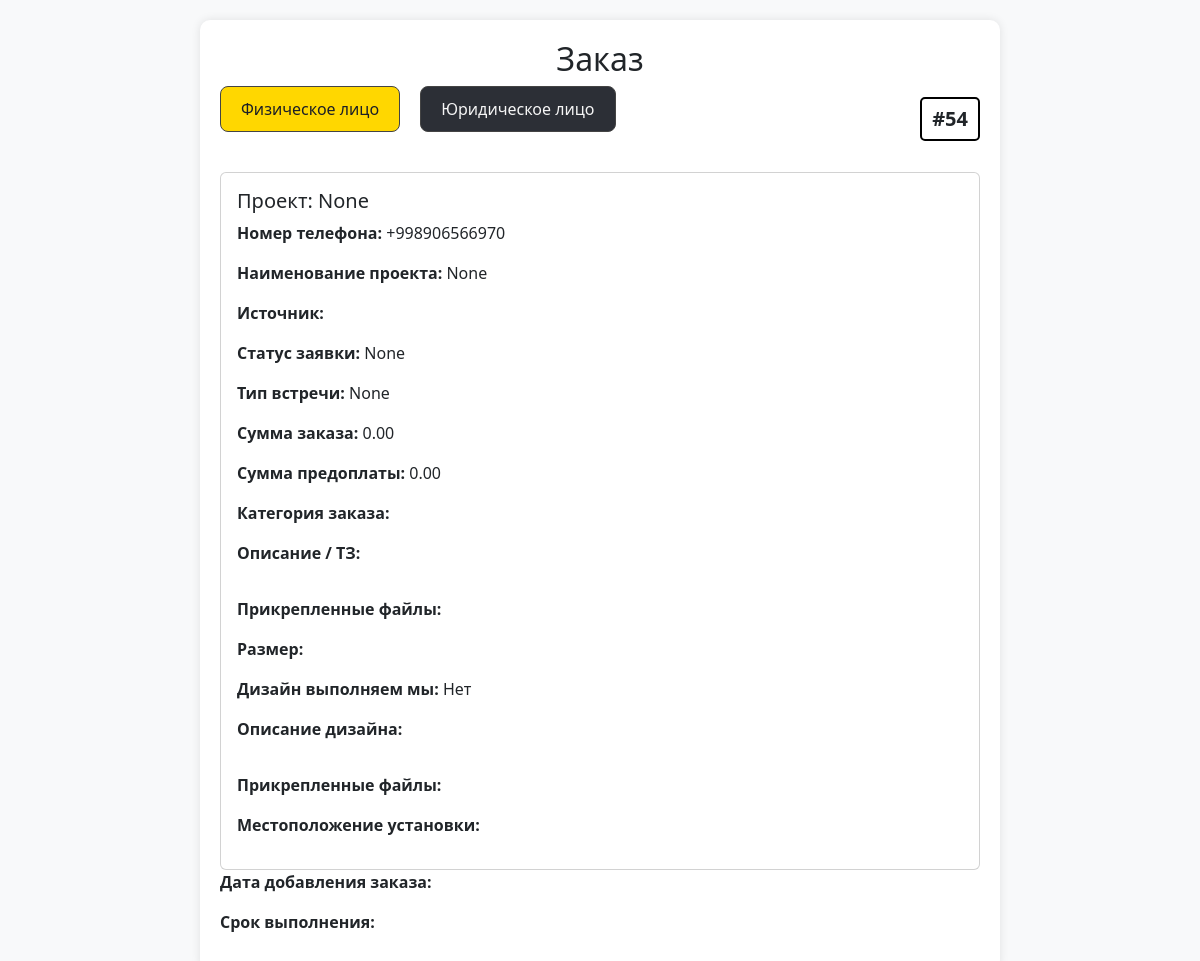
/order/54 (signed in), run on an earlier commit of the app's database.
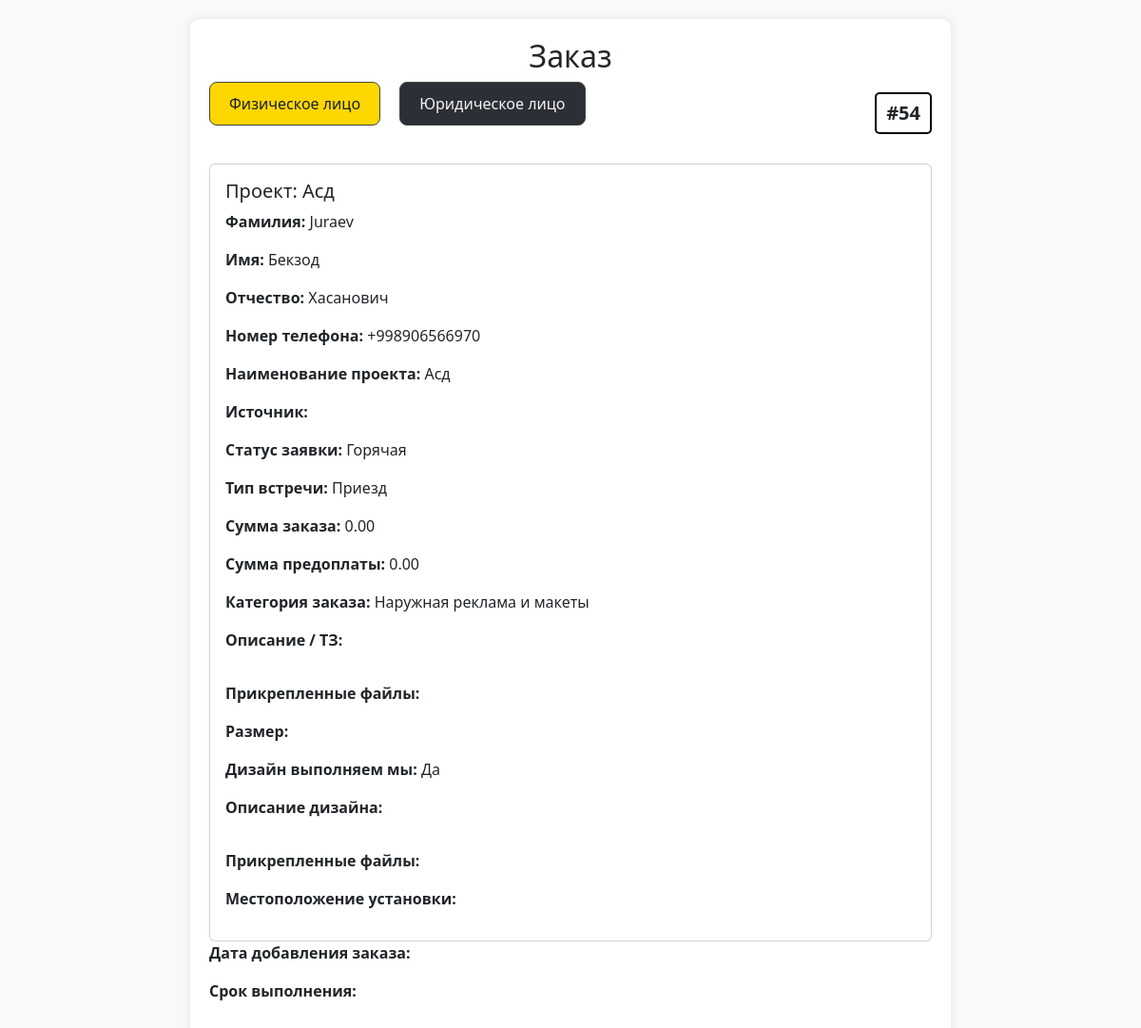
And on a later commit of the database.
### backend/models.py (models this page shows, shortened)
class Orders(models.Model):
    Stage_CHOICES = [
        ("marketing", "Соц. маркетинг"),
        ("call_center", "Колл-центр"),
        ("manager", "Менеджер"),
        ("design", "Проектирование"),
        ("technologist", "Технолог"),
        ("manager_2", "Менеджер_2"),
        ("accounting", "Бухгалтерия"),
        ("warehouse", "Склад"),
        ("manufacturing", "Производство"),
        ("accounting_2", "Бухгалтерия_2"),
        ("delivery", "Доставка"),
        ("installation", "Установка"),
        ("quality_control", "Контроль качества"),
        ("finished", "Завершён"),
        ("archive", "Архив"),
        ("failed", "fail")
    ]
    Stage_pod_CHOICES = [
        ("rezka", "Резка"),
        ("svarka", "Сварка"),
        ("fill", "Покраска"),
        ("print", "Печать"),
        ('sborka',"Сборка"),
        ('ready','Готово')
    ]
    vstrecha_choice = [
        ("viezd", "Выезд"),
        ("priezd", "Приезд"),
    ]
    zayavki_choice = [
        ("hot", "Горячая"),
        ("cool", "Холодная"),
    ]
    client=models.ForeignKey(Clients, on_delete=models.CASCADE, related_name='clients_order',null=True)
    call_center = models.ForeignKey(
        'Profile', on_delete=models.CASCADE, related_name='call_center_profile', verbose_name="Профиль",blank=True,null=True
    )
    order_name=models.CharField(max_length=100,null=True)
    vstrecha=models.CharField(max_length=20, choices=vstrecha_choice,null=True)
    zayavki = models.CharField(max_length=20, choices=zayavki_choice, null=True)
    order_sum=models.DecimalField(max_digits=10, decimal_places=2,default=0)
    order_predoplata=models.DecimalField(max_digits=10, decimal_places=2,default=0)
    description=models.TextField()
    description_design = models.TextField()
    check_design=models.BooleanField(default=False)
    catigories = models.CharField(max_length=50)
    razmer=models.CharField(max_length=50)
    latitude = models.FloatField(blank=True, null=True, default=0)
    longitude = models.FloatField(blank=True, null=True, default=0)
    tz=models.FileField(blank=True, upload_to='pictures/')
    design=models.FileField(blank=True, upload_to='pictures/')
    stage = models.CharField(max_length=20, choices=Stage_CHOICES,default='manager')
    add_order=models.DateField(null=True)
    complete_order=models.DateField(null=True)
    rezka=models.BooleanField(default=False)
    svarka=models.BooleanField(default=False)
    fill=models.BooleanField(default=False)
    print=models.BooleanField(default=False)
    sborka = models.BooleanField(default=False)
    stage_pod=models.CharField(max_length=20, choices=Stage_pod_CHOICES,default="rezka")
    payment_data=models.DateField(null=True)
    complete_date=models.DateField(null=True)
    fail_date = models.DateField(null=True)
    by_who_fail=models.CharField(max_length=50,null=True,blank=True)
    fail=models.CharField(max_length=255,null=True)
    full_pay=models.BooleanField(default=False)

class Social_clients(models.Model):
    profile = models.ForeignKey(
        'Profile', on_delete=models.CASCADE, related_name='social_client', verbose_name="Профиль"
    )
    client_name=models.CharField(max_length=100)
    phone=PhoneNumberField(null=True, blank=True, default=None)
    comment=models.CharField(max_length=255,null=True, blank=True, default=None)
    order=models.OneToOneField("Orders", on_delete=models.CASCADE, related_name='marketing',null=True)

class Clients(models.Model):
    Social_CHOICES = [
        ("social", "Социальные сети"),
        ("cold_calls", "Холодные звонки"),
        ("word_of_mouth", "Сарафанное радио"),
    ]
    CLIENT_TYPE_CHOICES = [
        ('INDIVIDUAL', 'Физическое лицо'),
        ('LEGAL_ENTITY', 'Юридическое лицо'),
    ]
    social = models.CharField(max_length=20, choices=Social_CHOICES)
    client_type = models.CharField(
        max_length=20,
        choices=CLIENT_TYPE_CHOICES,
    )
    phone = PhoneNumberField()
    created_at = models.DateField(auto_now_add=True,null=True)
    name = models.CharField(max_length=200, null=True, blank=True, default=None)
    lastname = models.CharField(max_length=200, null=True, blank=True, default=None)
    middle_name = models.CharField(max_length=200, null=True, blank=True, default=None)
    adress = models.CharField(max_length=200, null=True, blank=True, default=None)
    company_name=models.CharField(max_length=200, null=True, blank=True, default=None)
    inn = models.CharField(max_length=12,null=True, blank=True, default=None)
    account=models.IntegerField(blank=True,null=True,default=None)
    mfo = models.IntegerField(blank=True, null=True, default=None)
    active=models.BooleanField(default=False)

### backend/views.py (the view, shortened to what this page needs)
# urls.py: path('order/<int:pk>',views.OrderDetail.as_view(),name='order_detail'),
class OrderDetail(LoginRequiredMixin,DetailView):
   model = Orders
   login_url = reverse_lazy('login')
   template_name = 'order_detail.html'
   context_object_name = 'item'

### backend/templates/order_detail.html (shortened to what this page needs)
{% load static %}
{% if request.user.profile.approve %}
<!DOCTYPE html>
<html lang="ru">
<head>
    <link href="https://cdn.jsdelivr.net/npm/bootstrap@5.3.0/dist/css/bootstrap.min.css" rel="stylesheet">
    <link rel="stylesheet" href="{% static 'css/main.css' %}">
</head>
<body>
    <div class="container">
        <h2 class="text-center">Заказ</h2>
  <div class="toggle-header">
  <div class="toggle-buttons">
    <button id="btn-individual" class="active">Физическое лицо</button>
    <button id="btn-legal">Юридическое лицо</button>
  </div>
  <div class="order-id-box">#{{ item.id }}</div>
</div>
         {% if item.stage == 'finished' or item.stage == 'archive' or  request.user.profile.position != "admin" and request.user.profile.position != "manager" %}
                <div class="card p-3">
    <h5>Проект: {{ item.order_name }}</h5>
            {% if item.client.client_type == 'INDIVIDUAL' %}
    <p><strong>Фамилия:</strong> {{ item.client.lastname }}</p>
    <p><strong>Имя:</strong> {{ item.client.name|default:item.marketing.client_name }}</p>
    <p><strong>Отчество:</strong> {{ item.client.middle_name }}</p>
        {% endif %}
    <p><strong>Номер телефона:</strong> {{ item.client.phone|default:item.marketing.phone }}</p>
    <p><strong>Наименование проекта:</strong> {{ item.order_name }}</p>
    <p><strong>Источник:</strong> {{ item.client.get_social_display }}</p>
    <p><strong>Статус заявки:</strong> {{ item.get_zayavki_display }}</p>
    <p><strong>Тип встречи:</strong> {{ item.get_vstrecha_display }}</p>
    <p><strong>Сумма заказа:</strong> {{ item.order_sum }}</p>
    <p><strong>Сумма предоплаты:</strong> {{ item.order_predoplata }}</p>
    <p><strong>Категория заказа:</strong> {{ item.catigories }}</p>
    <p><strong>Описание / ТЗ:</strong></p>
    <p><strong>Прикрепленные файлы:</strong></p>
    <p><strong>Размер:</strong> {{ item.razmer }}</p>
    <p><strong>Дизайн выполняем мы:</strong> {% if item.check_design %}Да{% else %}Нет{% endif %}</p>
    <p><strong>Описание дизайна:</strong></p>
       <p><strong>Прикрепленные файлы:</strong></p>
    <p><strong>Местоположение установки:</strong></p>
            </div>
    <p><strong>Дата добавления заказа:</strong> {{ item.add_order|date:"d.m.Y" }}</p>
    <p><strong>Срок выполнения:</strong> {{ item.complete_order|date:"d.m.Y" }}</p>
</div>
        {% endif %}
</body>
</html>
{% else %}
{% include 'waiting.html' %}
{% endif %}

What changed in the data, as far as the page shows it:
changed Orders id 54: order_name "None" → "Асд"; stage "manager" → "call_center" (drawn); client.lastname (not shown) → "Juraev"; client.name (not shown) → "Бекзод"; client.middle_name (not shown) → "Хасанович"; zayavki "None" → "Горячая"; vstrecha "None" → "Приезд"; catigories (not shown) → "Наружная реклама и макеты"
Also different on the page:
text no longer shown: "Нет"
text now shown: "Фамилия: Имя: Отчество: Да"
